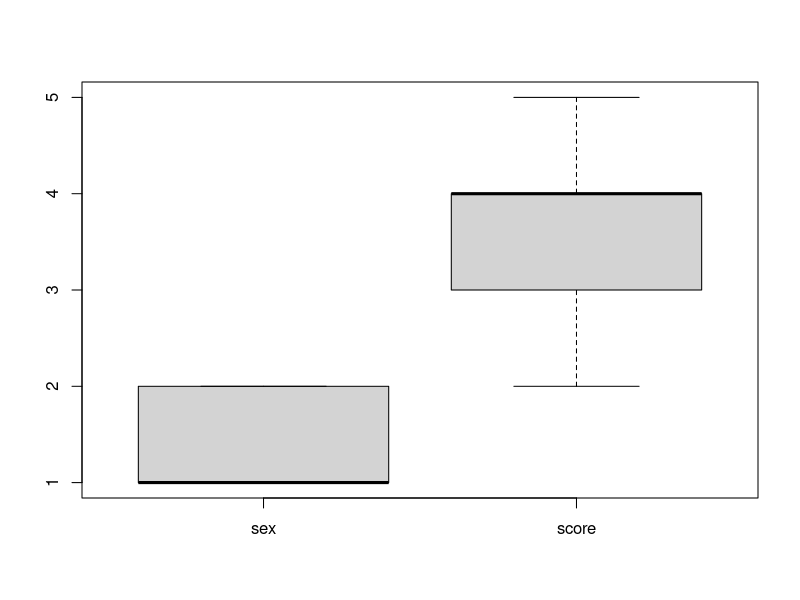

The R script that drew this image:
library(dplyr)

# 이상치 제거하기

#이상치가 포함된 데이터를 생성

outlier <- data.frame(sex = c(1, 2, 1, 3, 2, 1),
                      score = c(5, 4, 3, 4, 2, 6))
outlier


#이상치 확인하기
table(outlier$sex)
table(outlier$score)


#이상치 값을 결측처리하기 : sex 가 3이면 NA 할당
outlier$sex <- ifelse(outlier$sex == 3, NA, outlier$sex)
outlier

#이상치 값을 결측처리하기 : score가 5보다 크면 NA할당
outlier$score <- ifelse(outlier$score > 5, NA, outlier$score)
outlier

#결측치 제거하여 최종적으러 이상치 정제하기
outlier %>% 
    filter(!is.na(sex) & !is.na(score)) %>% 
               group_by(sex) %>% 
               summarise(mean_score = mean(score))


#극단치 - boxplot 을 살펴보면 확인할 수 있음.
boxplot(outlier)
#극단치경계를 넘어서 . . 은 극단치들.
#이들을 ifelse 및 필터로 제외시켜야
